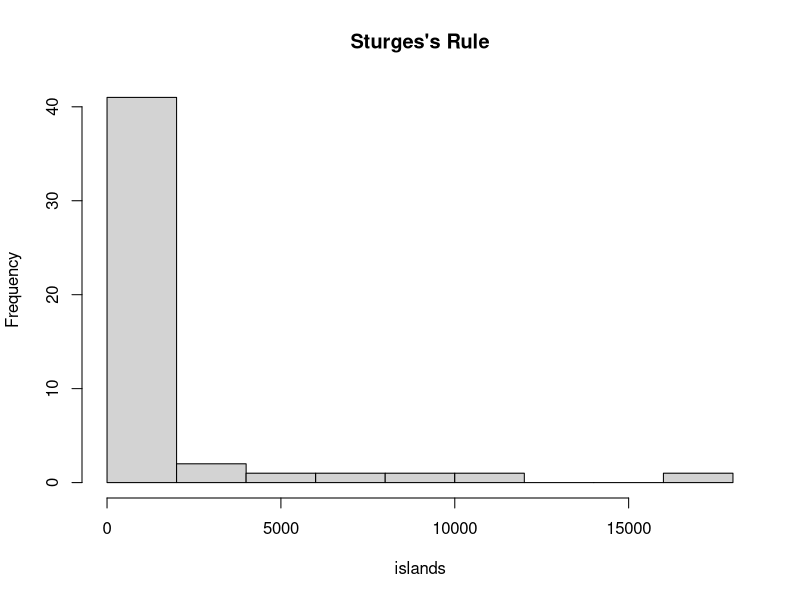
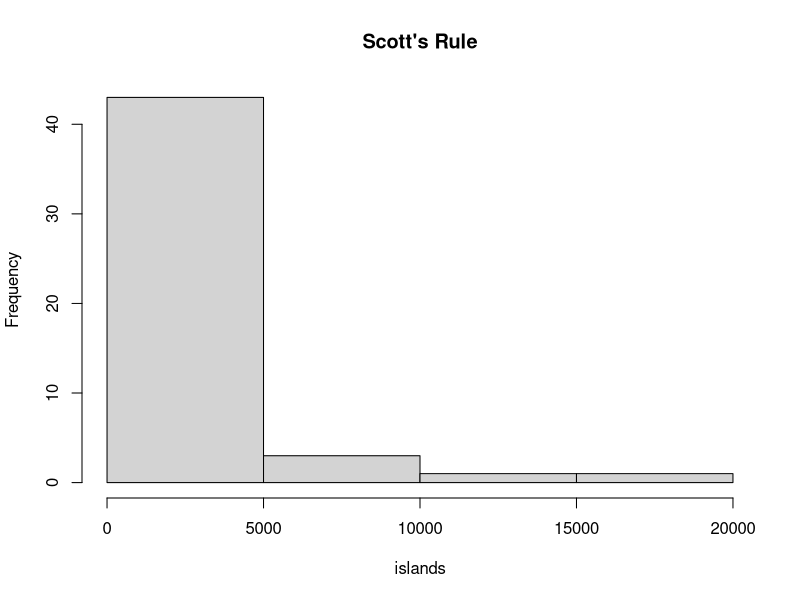
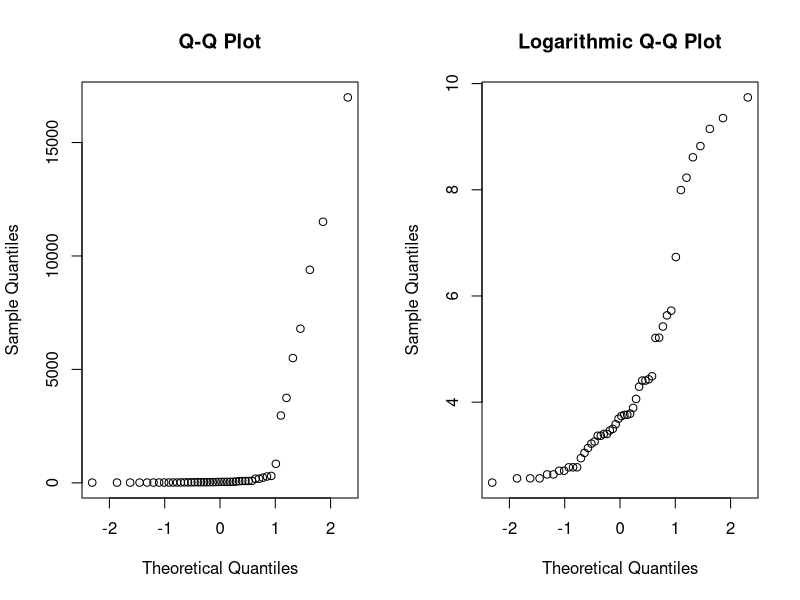
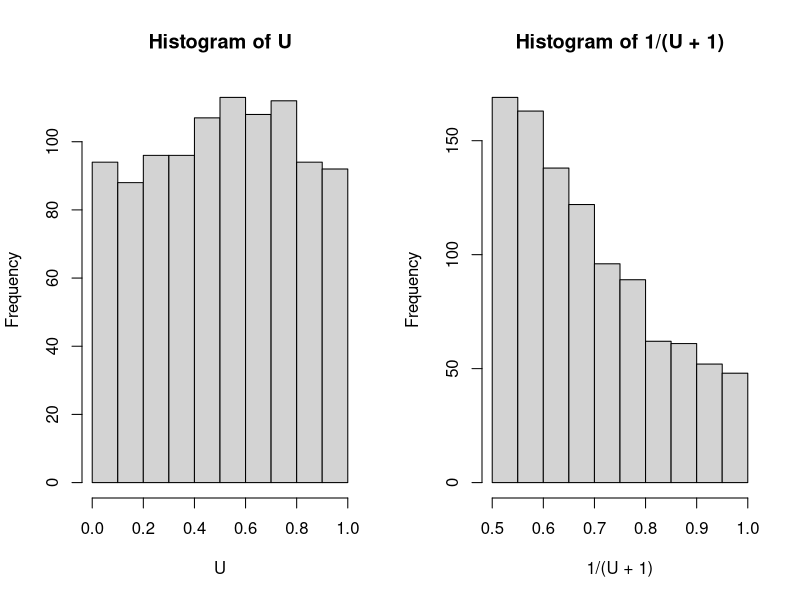
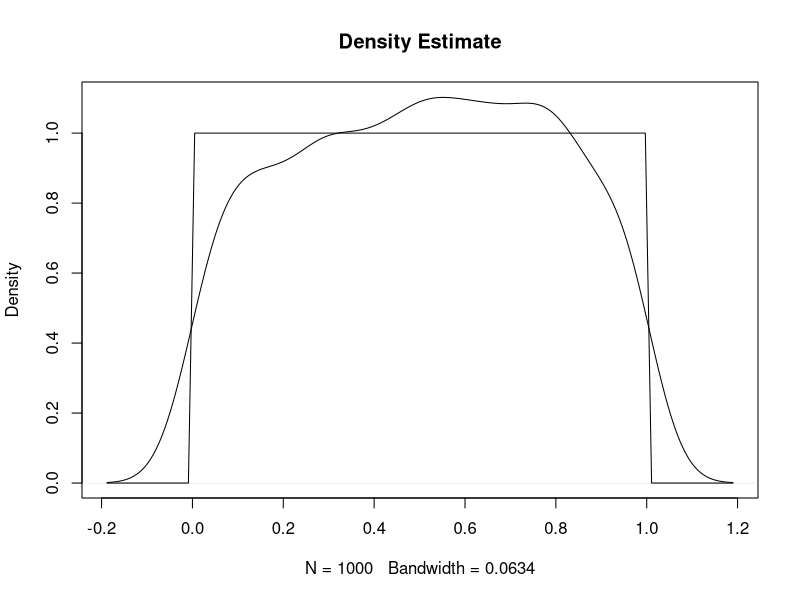
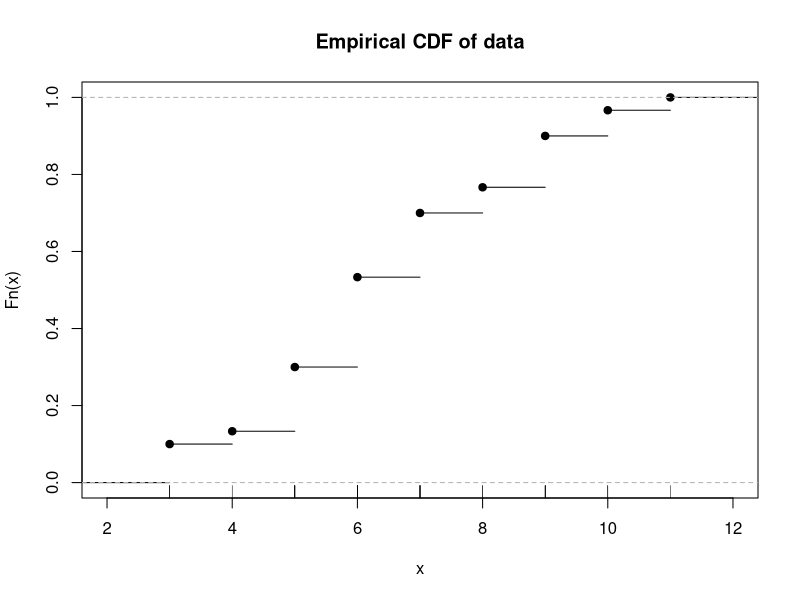

Write the R code that produced these figures, in order.
islands
hist(islands, breaks = "Sturges", main = "Sturges's Rule")
hist(islands, breaks = "Scott", main = "Scott's Rule")
# Even though Scott's rule has more bins overall, Sturges's rule creates two bars per bin 
# So especially in the 0–5000 region which makes most of the dataset, Sturge's rule presents a clearer overview 
# With Scott's rule, we see how the dataset is even more skewed to the right than we would have with Sturge's rule

par(mfrow = c(1, 2)) # Set up a 1x2 layout for side-by-side plots
qqnorm(islands, main = "Q-Q Plot")
qqnorm(log(islands), main = "Logarithmic Q-Q Plot")
# logarithmic plot resembles more the bell-shaped normal distribution curve

set.seed(09062024)
U <- runif(1000)

sample_mean <- mean(U)
sample_variance <- var(U)
sample_sd <- sd(U)
sample_mean
sample_variance
sample_sd
# For Uniform(0,1), the theoretical mean is 0.5 
# Theoretical variance is (1-0)^2 / (12) = 1 / 12 = 0.083333...
# It follows that theoretical standard deviation would be sqrt(12)
# Sample mean is greater, sample variance is smaller, and sample sd is smaller

proportion_less_than <- mean(U < 0.6)
proportion_less_than
# probability that a Uniform(0, 1) random variable < 0.6 is 0.6
# so the theoretical probability is greater 

expected_value <- mean(1 / (U + 1))
expected_value

hist(U, main = "Histogram of U", xlab = "U")
hist(1 / (U + 1), main = "Histogram of 1/(U + 1)", xlab = "1/(U + 1)")
par(mfrow = c(1, 1))

plot(density(U), main = "Density Estimate")
curve(dunif(x, min = 0, max = 1), add = TRUE)

p_less <- pbinom(5, size = 20, prob = 0.3)
p_less
p_equals <- dbinom(5, size = 20, prob = 0.3)
p_equals
p_range <- pbinom(7, size = 20, prob = 0.3) - pbinom(4, size = 20, prob = 0.3)
p_range
quantile_90 <- qbinom(0.9, size = 20, prob = 0.3)
quantile_90

set.seed(123) 
data <- rbinom(30, size = 20, prob = 0.3)
data_quantile_90 <- quantile(data, 0.9)
data_quantile_90
quantile_90
# so sample quantile from data is slightly greater

prop_less_than_equal_5 <- mean(data <= 5)
prop_less_than_equal_5
p_less
# theoretical proportion is greater

plot(ecdf(data), main = "Empirical CDF of data")
rug(data)